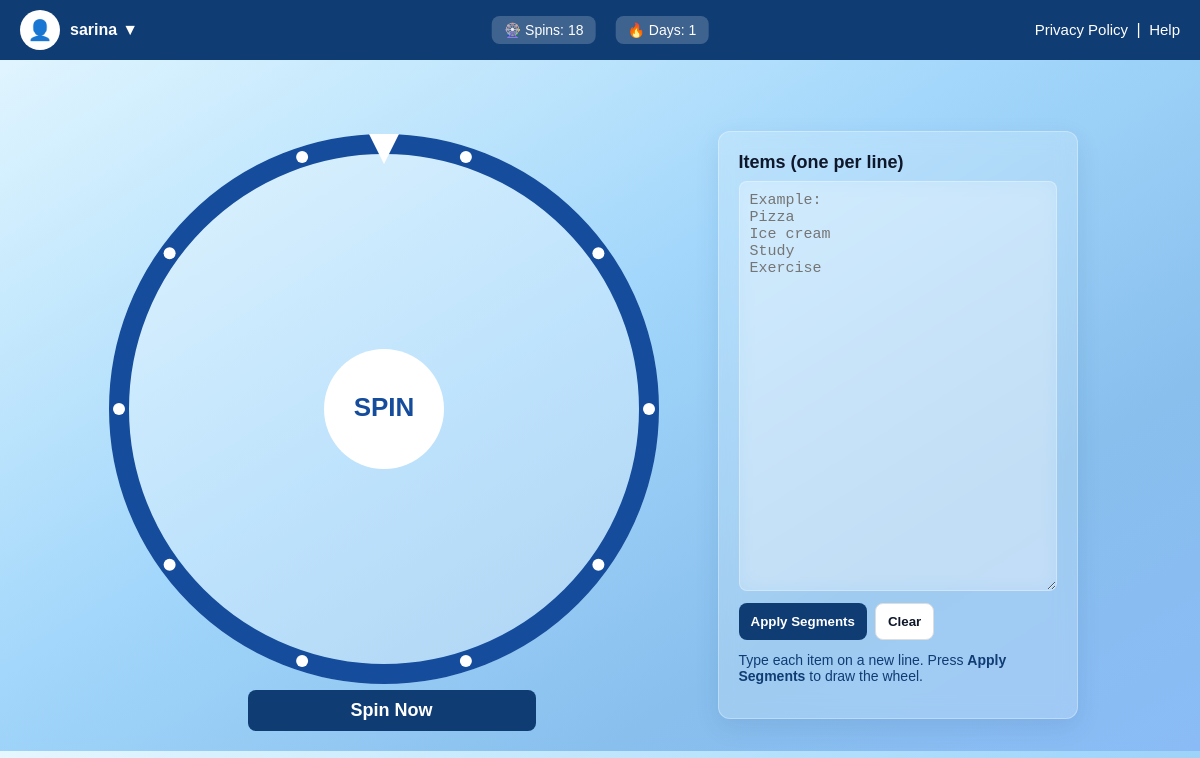
Before: /spin/dashboard/ (signed in) with the older database file.
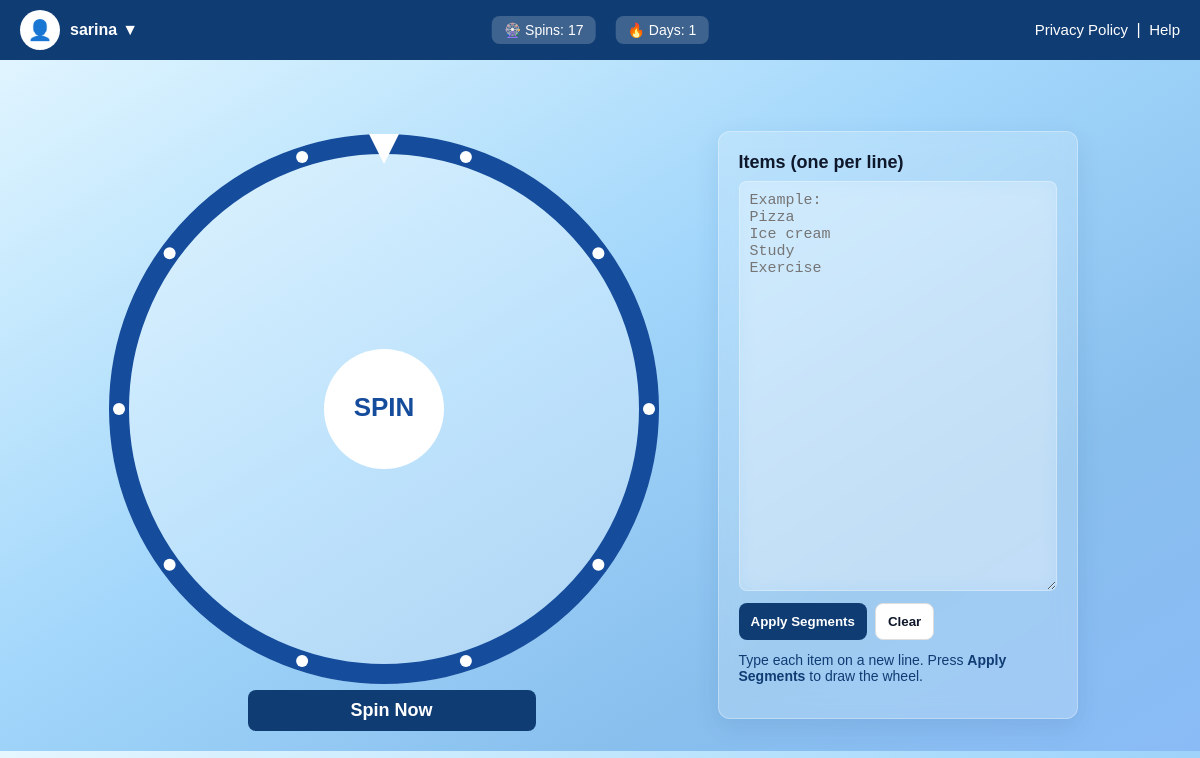
After: the same page with the newer database file.
### accounts/models.py (models this page shows, shortened)
class User(AbstractUser):
    country = models.CharField(max_length=100,null=True, blank=True)

class Profile(models.Model):
    user = models.OneToOneField(settings.AUTH_USER_MODEL, on_delete=models.CASCADE, related_name='profile')
    last_login = models.DateTimeField(blank=True, null=True)
    total_spins_today = models.IntegerField(default=0, blank=True)
    remaining_spins_today = models.IntegerField(default=20)
    consecutive_days = models.IntegerField(default=0)
    last_spin_time = models.DateTimeField(blank=True, null=True)
    last_streak_reward = models.DateField(null=True, blank=True)

### spin/views.py (the view)
# urls.py: path('dashboard/', views.dashboard, name='dashboard'),
@login_required
def dashboard(request):
    profile = request.user.profile
    return render(request, "spin/dashboard.html", {
        "profile": profile,
        "history": request.user.history.all()
    })

### spin/templates/spin/dashboard.html (shortened to what this page needs)
{% load static %}
<!DOCTYPE html>
<html lang="en">
<head>
    <link rel="stylesheet" href="{% static 'spin/css/base.css' %}">
    <link rel="stylesheet" href="{% static 'spin/css/navbar.css' %}">
    <link rel="stylesheet" href="{% static 'spin/css/layout.css' %}">
    <link rel="stylesheet" href="{% static 'spin/css/wheel.css' %}">
    <link rel="stylesheet" href="{% static 'spin/css/controls.css' %}">
    <link rel="stylesheet" href="{% static 'spin/css/responsive.css' %}">
</head>
<body>
<div class="navbar">
    <div class="navbar-left" id="userMenu">
        <div class="user-icon">👤</div>
        <div class="username">
            {{ request.user.username }}
            <span class="dropdown-arrow">▼</span>
        </div>
    </div>
    <div class="navbar-center">
        <div class="info-box">🎡 Spins: <span id="remainingSpinsCenter">{{ profile.remaining_spins_today }}</span></div>
        <div class="info-box">🔥 Days: {{ profile.consecutive_days }}</div>
    </div>
    <div class="navbar-right">
        <span class="extra-links">
      <a href="{% url 'privacy' %}?from=dashboard">Privacy Policy</a>
      <span class="separator">|</span>
      <a href="{% url 'help' %}?from=dashboard">Help</a>
    </span>
    </div>
</div>
<div class="layout">
    <main class="main-content">
        <div class="canvas-wrap">
            <canvas id="wheel" width="550" height="550"
                    data-spin-url="{% url 'spin_api' %}"
                    data-csrf="{{ csrf_token }}"></canvas>
        </div>
        <div class="action-row">
            <button id="spinBtn" class="btn primary spin-btn">Spin Now</button>
        </div>
    </main>
    <aside class="controls">
        <h3>Items (one per line)</h3>
        <textarea id="segmentInput" placeholder="Example:
Pizza
Ice cream
Study
Exercise" aria-label="Segments input"></textarea>
        <div class="controls-row">
            <button id="updateSegmentsBtn" class="btn primary">Apply Segments</button>
            <button id="clearSegmentsBtn" class="btn neutral">Clear</button>
        </div>
        <p class="hint">Type each item on a new line. Press <strong>Apply Segments</strong> to draw the wheel.</p>
    </aside>
</div>
</body>
</html>

### spin/static/spin/css/base.css (style rules this page uses)
body { margin: 0; font-family: Arial, sans-serif; background: linear-gradient(to bottom right, #e6f7ff 0%, #c8eafd 20%, #a3d7fb 45%, #88bfed 75%, #8abbf6 100% ); height: auto; color: #0f172a; -webkit-font-smoothing: antialiased; -moz-osx-font-smoothing: grayscale; }

### spin/static/spin/css/navbar.css (style rules this page uses)
.navbar { display: flex; align-items: center; justify-content: space-between; background: #0f3c73; color: white; padding: 10px 20px; position: relative; }
.navbar-left { display: flex; align-items: center; gap: 10px; }
.navbar-right { display: flex; align-items: center; gap: 6px; }
.navbar-right a { color: #fff; text-decoration: none; font-size: 15px; }
.navbar-right .separator { color: #fff; margin: 0 4px; }
.navbar-center { position: absolute; left: 50%; transform: translateX(-50%); display: flex; gap: 20px; }
.user-icon { width: 40px; height: 40px; background: white; color: #2e61d1; border-radius: 50%; display: flex; align-items: center; justify-content: center; font-size: 20px; font-weight: bold; }
.username { font-weight: bold; font-size: 16px; display: flex; align-items: center; gap: 5px; cursor: pointer; }
.info-box { background: rgba(255, 255, 255, 0.2); padding: 6px 12px; border-radius: 8px; font-size: 14px; }

### spin/static/spin/css/layout.css (style rules this page uses)
.layout { display: flex; justify-content: center; align-items: flex-start; margin-top: 40px; padding: 20px 40px; box-sizing: border-box; flex-wrap: wrap; gap: 5px; flex-direction: row; }
.main-content { display: flex; flex-direction: column; justify-content: center; align-items: center; text-align: center; gap: 20px; z-index: 1; width: 550px; }
.action-row { display: flex; justify-content: center; margin-top: 20px; }

### spin/static/spin/css/wheel.css (style rules this page uses)
.canvas-wrap { width: 550px; max-width: 100%; height: 450px; display: flex; justify-content: center; align-items: center; border-radius: 12px; padding: 16px; margin-left: 0; margin-right: 40px; }
#wheel { display: block; width: 100%; height: auto; max-width: 550px; max-height: 550px; margin-left: 12px; }
.spin-btn { background: #0f3c73; color: white; text-align: center; border: none; font-size: 18px; font-weight: bold; border-radius: 10px; display: block; margin-right: 4%; cursor: pointer; width: 300px; transition: transform 0.2s, box-shadow 0.2s; }

### spin/static/spin/css/controls.css (style rules this page uses)
.controls { width: 360px; max-width: 100%; box-sizing: border-box; padding: 20px; background: rgba(255, 255, 255, 0.2); border-radius: 12px; flex-wrap: nowrap; backdrop-filter: blur(10px); -webkit-backdrop-filter: blur(10px); box-shadow: 0 8px 24px rgba(15, 57, 115, 0.1); border: 1px solid rgba(255, 255, 255, 0.3); margin-left: 40px; margin-right: 0; margin-top: 1%; }
.controls h3 { margin: 0 0 8px 0; font-size: 18px; color: #0f172a; }
#segmentInput { width: 100%; height: 410px; padding: 10px; box-sizing: border-box; resize: vertical; font-size: 15px; border-radius: 8px; background: rgba(255, 255, 255, 0.2); border: 1px solid rgba(255, 255, 255, 0.3); backdrop-filter: blur(10px); -webkit-backdrop-filter: blur(10px); outline: none; color: #000; }
.controls-row { display: flex; gap: 8px; margin-top: 8px; }
.btn { padding: 10px 12px; border-radius: 8px; border: none; cursor: pointer; font-weight: 600; }
.btn.primary { background: #0f3c73; color: #fff; border: none; }
.btn.neutral { background: white; color: #0f172a; border: 1px solid #ddd; }
.hint { color: #0f3c73; margin-top: 12px; font-size: 14px; }

Changed rows visible on the page:
changed Profile: remaining_spins_today "18" → "17"
